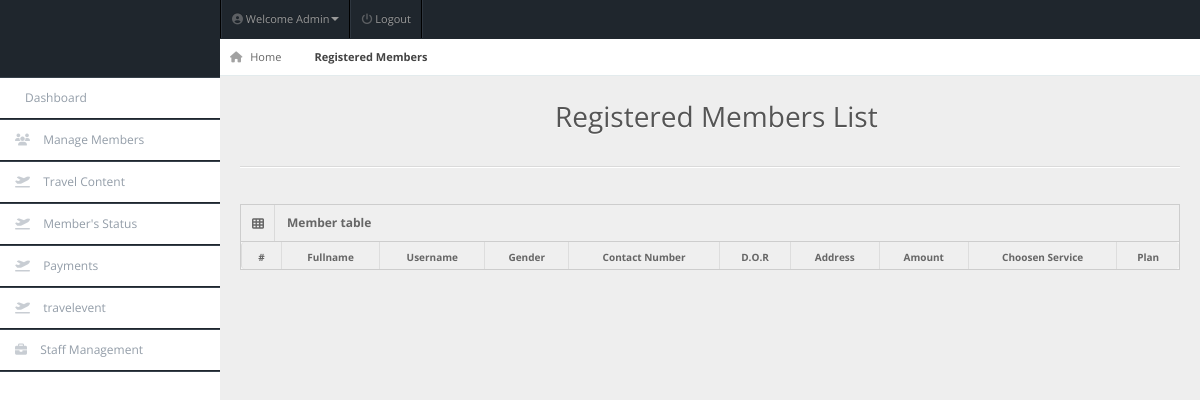
/admin/members.php (signed in), run on an earlier commit of the app's database.
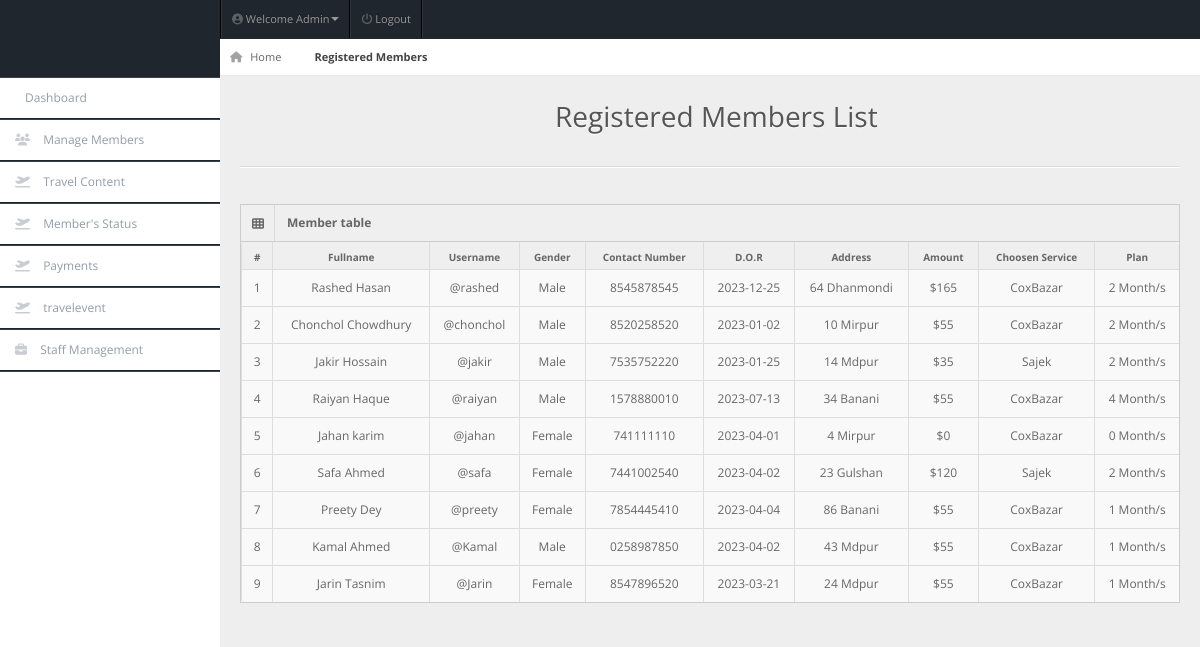
And on a later commit of the database.
### tables this page shows
CREATE TABLE `members` (
  `user_id` int(11) NOT NULL,
  `fullname` varchar(20) NOT NULL,
  `username` varchar(20) NOT NULL,
  `password` varchar(100) NOT NULL,
  `gender` varchar(20) NOT NULL,
  `dor` date NOT NULL,
  `services` varchar(50) NOT NULL,
  `amount` int(100) NOT NULL,
  `paid_date` date NOT NULL,
  `p_year` int(11) NOT NULL,
  `plan` varchar(100) NOT NULL,
  `address` varchar(20) NOT NULL,
  `contact` varchar(10) NOT NULL,
  `status` varchar(20) NOT NULL DEFAULT 'Active',
  `reminder` int(11) NOT NULL DEFAULT '0'
);

### admin/members.php (the view, shortened to what this page needs)
<!DOCTYPE html>
<html lang="en">
<head>
<link rel="stylesheet" href="../css/bootstrap.min.css" />
<link rel="stylesheet" href="../css/bootstrap-responsive.min.css" />
<link rel="stylesheet" href="../css/fullcalendar.css" />
<link rel="stylesheet" href="../css/matrix-style.css" />
<link rel="stylesheet" href="../css/matrix-media.css" />
<link href="../font-awesome/css/fontawesome.css" rel="stylesheet" />
<link href="../font-awesome/css/all.css" rel="stylesheet" />
<link rel="stylesheet" href="../css/jquery.gritter.css" />
</head>
<body>
<div id="header">
  <h1><a href="dashboard.html">Nayeem Travelling Co Admin</a></h1>
</div>
<?php include 'includes/topheader.php'?>
<?php $page="members"; include 'includes/sidebar.php'?>
<div id="content">
  <div id="content-header">
    <div id="breadcrumb"> <a href="#" title="Go to Home" class="tip-bottom"><i class="fas fa-home"></i> Home</a> <a href="#" class="current">Registered Members</a> </div>
    <h1 class="text-center">Registered Members List <i class="fas fa-group"></i></h1>
  </div>
  <div class="container-fluid">
    <hr>
    <div class="row-fluid">
      <div class="span12">
      <div class='widget-box'>
          <div class='widget-title'> <span class='icon'> <i class='fas fa-th'></i> </span>
            <h5>Member table</h5>
          </div>
          <div class='widget-content nopadding'>
	  <?php
      $qry="select * from members";
      $cnt = 1;
        $result=mysqli_query($conn,$qry);
          echo"<table class='table table-bordered table-hover'>
              <thead>
                <tr>
                  <th>#</th>
                  <th>Fullname</th>
                  <th>Username</th>
                  <th>Gender</th>
                  <th>Contact Number</th>
                  <th>D.O.R</th>
                  <th>Address</th>
                  <th>Amount</th>
                  <th>Choosen Service</th>
                  <th>Plan</th>
                </tr>
              </thead>";
            while($row=mysqli_fetch_array($result)){
            echo"<tbody>
                <td><div class='text-center'>".$cnt."</div></td>
                <td><div class='text-center'>".$row['fullname']."</div></td>
                <td><div class='text-center'>@".$row['username']."</div></td>
                <td><div class='text-center'>".$row['gender']."</div></td>
                <td><div class='text-center'>".$row['contact']."</div></td>
                <td><div class='text-center'>".$row['dor']."</div></td>
                <td><div class='text-center'>".$row['address']."</div></td>
                <td><div class='text-center'>$".$row['amount']."</div></td>
                <td><div class='text-center'>".$row['services']."</div></td>
                <td><div class='text-center'>".$row['plan']." Month/s</div></td>
              </tbody>";
          $cnt++;  }
            ?>
            </table>
          </div>
        </div>
      </div>
    </div>
  </div>
</div>
</body>
</html>

What changed in the data, as far as the page shows it:
added members: fullname "Rashed Hasan", username "rashed", gender "Male", contact "8545878545", dor "2023-12-25", address "64 Dhanmondi", amount "165", services "CoxBazar", plan "2"
added members: fullname "Chonchol Chowdhury", username "chonchol", gender "Male", contact "8520258520", dor "2023-01-02", address "10 Mirpur", amount "55", services "CoxBazar", plan "2"
added members: fullname "Jakir Hossain", username "jakir", gender "Male", contact "7535752220", dor "2023-01-25", address "14 Mdpur", amount "35", services "Sajek", plan "2"
added members: fullname "Raiyan Haque", username "raiyan", gender "Male", contact "1578880010", dor "2023-07-13", address "34 Banani", amount "55", services "CoxBazar", plan "4"
added members: fullname "Jahan karim", username "jahan", gender "Female", contact "741111110", dor "2023-04-01", address "4 Mirpur", amount "0", services "CoxBazar", plan "0"
added members: fullname "Safa Ahmed", username "safa", gender "Female", contact "7441002540", dor "2023-04-02", address "23 Gulshan", amount "120", services "Sajek", plan "2"
added members: fullname "Preety Dey", username "preety", gender "Female", contact "7854445410", dor "2023-04-04", address "86 Banani", amount "55", services "CoxBazar", plan "1"
added members: fullname "Kamal Ahmed", username "Kamal", gender "Male", contact "0258987850", dor "2023-04-02", address "43 Mdpur", amount "55", services "CoxBazar", plan "1"
added members: fullname "Jarin Tasnim", username "Jarin", gender "Female", contact "8547896520", dor "2023-03-21", address "24 Mdpur", amount "55", services "CoxBazar", plan "1"
